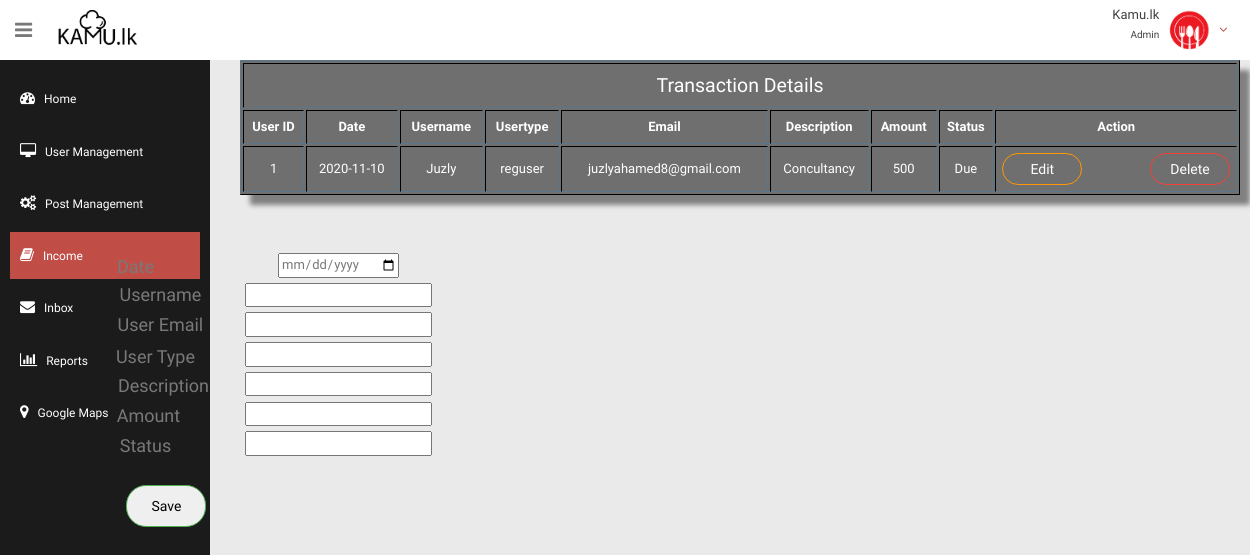
The page /Admin/income.php on the database its author committed.
### tables this page shows
CREATE TABLE `transaction` (
  `id` int(11) NOT NULL,
  `date` date NOT NULL,
  `username` varchar(11) NOT NULL,
  `usertype` varchar(11) NOT NULL,
  `description` varchar(11) NOT NULL,
  `amount` float NOT NULL,
  `status` varchar(11) NOT NULL,
  `emailid` varchar(25) NOT NULL
);

### Admin/process.php (called while the page is built, shortened)
<?php
	$username = "";
	$emailid = "";
	$usertype = "";
	$update = false;
?>

### Admin/income.php (the view, shortened to what this page needs)
<?php  include('process.php'); ?>
<!DOCTYPE html>
<html>
<head>
  <link rel="stylesheet" type="text/css" href="css/adminstyle2.css">
  <link href="lib/font-awesome/css/font-awesome.css" rel="stylesheet"/>
  <link rel="stylesheet" type="text/css" href="css/adminstyle.css">
  <link rel="stylesheet" type="text/css" href="css/adminstyle-responsive.css">
  <link rel="stylesheet" href="css/styles.css">
</head>
<body>
  <section id="container">
    <header class="header black-bg">
      <div class="sidebar-toggle-box">
        <div class="fa fa-bars tooltips" data-placement="right" data-original-title="Toggle Navigation"></div>
      </div>
         <a href="#"><img src="images/logo.png" width="80" height="40" style="margin: 10px; margin-bottom: 0px;"></a>
           <div class="capsule">
          <div class="profilenav">
              <div class="right">
                  <ul>
                    <li>
                      <a href="#">
                        <p style="color:#414141;">Kamu.lk<br> <span>Admin</span></p><img src="images/Profile.png" alt="Admin" width="40"><i class="fa fa-angle-down"></i>
                      </a>
                    </li>
                </ul>
              </div>
          </div>
      </div>
    </header>
    <aside>
      <div id="sidebar" class="nav-collapse ">
        <ul class="sidebar-menu" id="nav-accordion">
          <li class="mt">
            <a href="admin.php">
              <i class="fa fa-dashboard"></i>
              <span>Home</span>
              </a>
          </li>
          <li class="sub-menu">
            <a href="manageusers.php">
              <i class="fa fa-desktop"></i>
              <span>User Management</span>
              </a>
          </li>
          <li class="sub-menu">
            <a href="manageposts.php">
              <i class="fa fa-cogs"></i>
              <span>Post Management</span>
              </a>
          </li>
          <li class="sub-menu">
            <a  class="active" href="income.php">
              <i class="fa fa-book"></i>
              <span>Income</span>
              </a>
          <li>
            <a href="admininbox.php">
              <i class="fa fa-envelope"></i>
              <span>Inbox </span>
              </a>
          </li>
          <li class="sub-menu">
            <a href="adminreport.php">
              <i class=" fa fa-bar-chart-o"></i>
              <span>Reports</span>
              </a>
          </li>
          <li>
            <a href="map.php">
              <i class="fa fa-map-marker"></i>
              <span>Google Maps </span>
              </a>
          </li>
        </ul>
      </div>
    </aside>
    <section id="main-content">
      <section class="wrapper">
        <?php $results = mysqli_query($db, "SELECT * FROM transaction"); ?>
        <div class="tableview">
          <table class="transtable" border="1em">
            <tr>
              <th colspan="9"><h2>Transaction Details</h2></th>
            </tr>
            <tr>
              <th>User ID</th>
              <th>Date</th>
              <th>Username</th>
              <th>Usertype</th>
              <th>Email</th>
              <th>Description</th>
              <th>Amount</th>
              <th>Status</th>
              <th>Action</th>
            </tr>
            <?php while ($row = mysqli_fetch_array($results)) { ?>
              <tr>
                <td><?php echo $row['id']; ?></td>
                <td><?php echo $row['date']; ?></td>
                <td><?php echo $row['username'];?></td>
                <td><?php echo $row['usertype'];?></td>
                <td><?php echo $row['emailid'];?></td>
                <td><?php echo $row['description'];?></td>
                <td><?php echo $row['amount'];?></td>
                <td><?php echo $row['status'];?></td>
                <td><a href="income.php?edit=<?php echo $row['id'];?>"
                  id="update">Edit</a>
                  <a href="accountprocess.php?delete=<?php echo $row['id'];?>"
                   id="delete">Delete</a>
                </td>
              </tr>
            <?php
            }
            ?>
          </table>
        </div>
        <div>
          <form action="account.php" method='POST'class="userform">
            <div class="adduserview">
              <table class="addusertable" style="position:relative; top:50px; left: -800px;">
                <td><input type="hidden" name="id" value="<?php echo $id; ?>"></td>
              <tr >
                <td style="position:relative; left:-25px; top:2px;"><label>Date</label></td>
                <td align ="left"><input type="date" name="username" value="<?php echo $date; ?>"></td>
              </tr>
              <tr>
                <td align ="left"><label>Username</label></td>
                <td align ="left"><input type="text" name="username" value="<?php echo $username; ?>"></td>
              </tr>
              <tr>
                <td align="left"><label>User Email</label></td>
                <td><input type="email" name="emailid" value="<?php echo $emailid; ?>"></td>
              </tr>
              <tr>
                <td style="position:relative; left:-5px; top:2px;"><label>User Type</label></td>
                <td><input type = "text" name="usertype"value="<?php echo $usertype; ?>">
                </td>
              </tr>
              <tr>
                <td style="position:relative; left:3px; top:2px;"><label>Description</label></td>
                <td><input type = "text" name="description"value="">
                </td>
              </tr>
              <tr>
                <td style="position:relative; left:-12px; top:2px;"><label>Amount</label></td>
                <td><input type = "text" name="amount"value="">
                </td>
              </tr>
              <tr>
                <td style="position:relative; left:-15px; top:2px;"><label>Status</label></td>
                <td><input type = "text" name="status"value="">
                </td>
              </tr>
              <tr>
                <td>
                  <?php if($update == true): ?>
                    <button type="submit" id="add" name="update">Update</button></td>
              </tr>
              <tr>
                <td><?php else: ?><button type="submit" id="add" name="save">Save</button></td>
              </tr>
            <?php endif; ?>
            </table>
            </div>
          </form>
        </div>
      </section>
    </section>
</body>
</html>

### Admin/css/adminstyle2.css (style rules this page uses)
article, aside, details, figcaption, figure, footer, header, hgroup, main, menu, nav, section, summary { display: block; }
* { -webkit-box-sizing: border-box; -moz-box-sizing: border-box; box-sizing: border-box; }
body { font-family:"Helvetica Neue",Helvetica,Arial,sans-serif; font-size:14px; line-height:1.42857143; color:#333; background-color:#fff }
html { font-family:sans-serif; -webkit-text-size-adjust:100%; -ms-text-size-adjust:100% }
html { font-size:10px; -webkit-tap-highlight-color:rgba(0,0,0,0) }
a { color: #C14D47; text-decoration: none; }
a { background-color: transparent; }
p { margin: 0 0 10px; }
img { vertical-align: middle; border:0; }
.h1, .h2, .h3, .h4, .h5, .h6, h1, h2, h3, h4, h5, h6 { margin-top: 10px; margin-bottom: 10px; }
.h1, .h2, .h3, .h4, .h5, .h6, h1, h2, h3, h4, h5, h6 { font-family: inherit; font-weight: 500; line-height: 1.1; color: inherit; }
button, input, select, textarea { font-family: inherit; font-size: inherit; line-height: inherit; }
button, html input[type=button], input[type=reset], input[type=submit] { -webkit-appearance: button; cursor: pointer; }
button, select { text-transform: none; }
button, input, optgroup, select, textarea { margin: 0; font: inherit; color: inherit; }

### Admin/css/adminstyle.css (style rules this page uses)
body { color: #797979; background: #eaeaea; font-family: 'Ruda', sans-serif; padding: 0px !important; margin: 0px !important; font-size:13px; }
.transtable { align-content: center; border-color: #252f38; background-color: #6f6f6f; width: 1000px; box-shadow: 10px 10px 5px grey; line-height: 30px; color: #fff; border-width: 1px; }
.tableview { display: inline-block; float: left; margin-left: 15px; }
.userform { display: inline-block; align-content: center; float: right; }
.userform label { margin: 20px; font-size: 18px; padding: 10px 15px; }
#add { display: inline-block; border: 1px solid white; border-radius: 20px; margin-left: 12px; min-width: 80px; color: black; padding: 10px 15px; font-size: 14px; cursor: pointer; margin-top: 25px; border-color: #4CAF50; }
table tr td a#update { display: inline-block; float: left; border: 1px solid white; border-color: #ff9800; border-radius: 20px; margin: 5px; margin-left: 5px; min-width: 80px; color: white; font-size: 14px; cursor: pointer; }
table tr td a#delete { display: inline-block; float: right; border: 1px solid white; border-color: #f44336; border-radius: 20px; margin: 5px; margin-left: 5px; padding: 0px; min-width: 80px; color: white; font-size: 14px; cursor: pointer; }
td { text-align: center; }
ul li { list-style: none; }
a, a:hover, a:focus { text-decoration: none; outline: none; }
#container { width: 100%; height: 100%; }
.mt { margin-top: 25px; }
#sidebar { width: 210px; height: 100%; position: fixed; background: #1b1b1b; }
#sidebar ul li { position: relative; }
ul.sidebar-menu , ul.sidebar-menu li ul.sub { margin: -2px 0 0; padding: 0; }
ul.sidebar-menu { margin-top: 75px; }
ul.sidebar-menu li { margin-bottom: 5px; margin-left:10px; margin-right:10px; }
ul.sidebar-menu li.sub-menu { line-height: 15px; }
ul.sidebar-menu li a span { display: inline-block; }
ul.sidebar-menu li a { color: #fff; text-decoration: none; display: block; padding: 15px 0 15px 10px; font-size: 12px; outline: none; -webkit-transition: all 0.3s ease; -moz-transition: all 0.3s ease; -o-transition: all 0.3s ease; -ms-transition: all 0.3s ease; transition: all 0.3s ease; }
ul.sidebar-menu li a.active, ul.sidebar-menu li a:hover, ul.sidebar-menu li a:focus { background: #C14D47; color: #fff; display: block; -webkit-transition: all 0.3s ease; -moz-transition: all 0.3s ease; -o-transition: all 0.3s ease; -ms-transition: all 0.3s ease; transition: all 0.3s ease; }
ul.sidebar-menu li a i { font-size: 15px; padding-right: 6px; }
ul.sidebar-menu li a.active i { color: #fff; }
#main-content { margin-left: 210px; }
.header, .footer { min-height: 60px; padding: 0 15px; }
.header { position: fixed; left: 0; right: 0; z-index: 1002; }
.black-bg { background: #fff; border-bottom: 1px solid #fff; }
.wrapper { display: inline-block; margin-top: 60px; padding-left: 15px; padding-right: 15px; padding-bottom: 15px; padding-top: 0px; width: 100%; }
.sidebar-toggle-box { float: left; padding-right: 15px; margin-top: 20px; }
.sidebar-toggle-box .fa-bars { cursor: pointer; display: inline-block; font-size: 20px; }

### rows shown on the page
transaction: id "1", date "2020-11-10", username "Juzly", usertype "reguser", emailid "juzlyahamed8@gmail.com", description "Concultancy", amount "500", status "Due"
